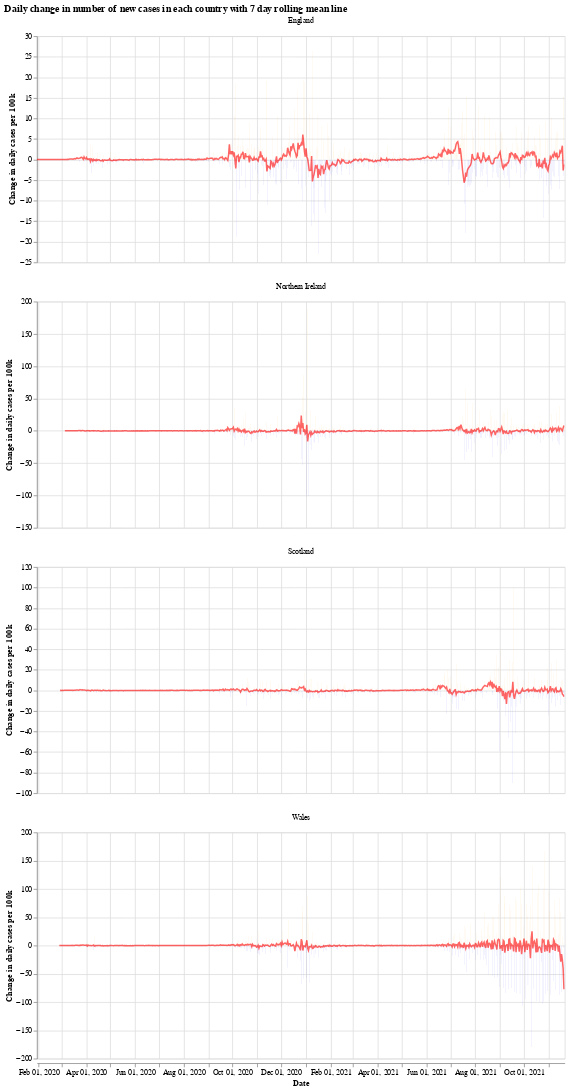

The notebook cell saved with this chart:
### Markdown cell above
We will use the Python library `Altair` for visualising the data, see the [altair docs](https://altair-viz.github.io/) for more information.

First we have a graph which shows the daily change in the number of new cases for each country. This number jumps up and down all over the place, which is likely due to delay in reporting of new cases over the weekend. Another interesting thing is that it looks like the daily cases in Wales experienced a much shorter period of calm over the summer (calm in the sense of daily cases not jumping up and down).

The orange bars are days when the number of new cases (per 100k population) was more than the previous day, while the blue are days when the number of new cases dropped. The red line is the 7 day moving average. 

When the moving average line is below 0, it means that there is a consistent drop in new cases. We can see this clearly happening around the times that lockdowns were introduced (though, to varying degrees). I will update the graphs soon with a marker of when each lockdown started.

### Code cell
# collapse
import altair as alt

bars = alt.Chart(uk_cases).mark_bar().encode(
    x=alt.X("yearmonthdate(date):T", axis=alt.Axis(title='Date')),
    y=alt.Y("casesChangeRate:Q", axis=alt.Axis(title='Change in daily cases per 100k')),
    tooltip='casesChange',
    color=alt.condition(
        alt.datum.casesChangeRate > 0,
        alt.value("orange"),  # The positive color
        alt.value("blue")  # The negative color
    )
).properties(title='Daily change in number of new cases with 7 day rolling mean',width=700).interactive()

line = alt.Chart(uk_cases).mark_line(
    color='red',
    size=2,
    opacity=0.6
).transform_window(
    rolling_mean='mean(casesChangeRate)',
    frame=[0, 7],
    groupby=['areaName']
).encode(
    x='yearmonthdate(date):T',
    y='rolling_mean:Q'
)

alt.layer(bars, line, data=uk_cases).facet(alt.Column(
    'areaName', title=''), columns=1).resolve_scale(y='independent').properties(title='Daily change in number of new cases in each country with 7 day rolling mean line')

### Figure 1 — Vega-Lite specification as saved in the notebook (floating-point values rounded to 4 significant figures; data arrays with more than 128 entries replaced by an {"elided": "..."} marker saying what was removed)
{"config": {"view": {"continuousWidth": 400, "continuousHeight": 300}}, "data": {"name": "data-b87f5fa61d2be12ead7ae572c4fd3d51"}, "facet": {"type": "nominal", "field": "areaName", "title": ""}, "spec": {"layer": [{"mark": "bar", "encoding": {"color": {"condition": {"value": "orange", "test": "(datum.casesChangeRate > 0)"}, "value": "blue"}, "tooltip": {"type": "quantitative", "field": "casesChange"}, "x": {"type": "temporal", "axis": {"title": "Date"}, "field": "date", "timeUnit": "yearmonthdate"}, "y": {"type": "quantitative", "axis": {"title": "Change in daily cases per 100k"}, "field": "casesChangeRate"}}, "selection": {"selector001": {"type": "interval", "bind": "scales", "encodings": ["x", "y"]}}, "title": "Daily change in number of new cases with 7 day rolling mean", "width": 700}, {"mark": {"type": "line", "color": "red", "opacity": 0.6, "size": 2}, "encoding": {"x": {"type": "temporal", "field": "date", "timeUnit": "yearmonthdate"}, "y": {"type": "quantitative", "field": "rolling_mean"}}, "transform": [{"window": [{"op": "mean", "field": "casesChangeRate", "as": "rolling_mean"}], "frame": [0, 7], "groupby": ["areaName"]}]}]}, "columns": 1, "resolve": {"scale": {"y": "independent"}}, "title": "Daily change in number of new cases in each country with 7 day rolling mean line", "$schema": "https://vega.github.io/schema/vega-lite/v4.8.1.json", "datasets": {"data-b87f5fa61d2be12ead7ae572c4fd3d51": {"elided": "2552 records"}}}
